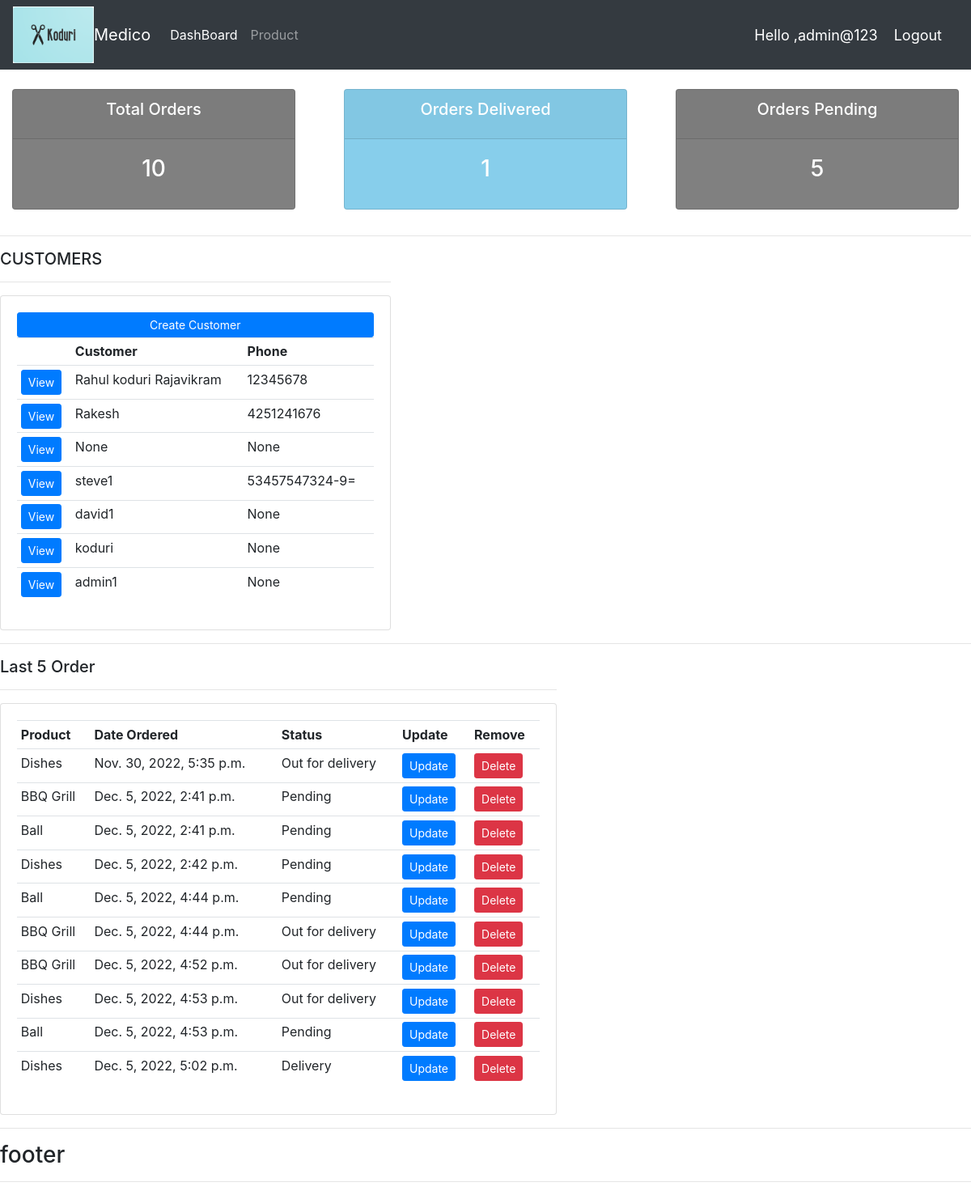
/ (signed in), run on the app's committed database.
### accounts/models.py (models this page shows, shortened)
class Customer(models.Model):
    user = models.OneToOneField(User, blank=True, null=True, on_delete=models.CASCADE)
    name = models.CharField(max_length=250, null=True)
    phone = models.CharField(max_length=250, null=True)
    email = models.CharField(max_length=250, null=True)
    profile_pic = models.ImageField(default="image_boy.png", null=True, blank=True)
    date_created = models.DateTimeField(auto_now_add=True, null=True)

class Order(models.Model):
    STATUS = (
        ('Pending', 'Pending'),
        ('Out for delivery', 'Out for delivery'),
        ('Delivery', 'Delivery'),
    )
    customer = models.ForeignKey(Customer, null=True, on_delete=models.SET_NULL)
    product = models.ForeignKey(Product, null=True, on_delete=models.SET_NULL)
    date_created = models.DateTimeField(auto_now_add=True, null=True)
    status = models.CharField(max_length=250, null=True, choices=STATUS)
    note = models.CharField(max_length=1000, null=True)

class Product(models.Model):
    Category = (
        ('Indoor', 'Indoor'),
        ('Out Door', 'Out Door'),
    )
    name = models.CharField(max_length=250, null=True)
    price = models.FloatField(null=True)
    category = models.CharField(max_length=250, null=True, choices=Category)
    description = models.CharField(max_length=250, null=True)
    date_created = models.DateTimeField(auto_now_add=True, null=True)
    tags = models.ManyToManyField(Tag)
    def __str__(self):
        return self.name

### accounts/decorators.py (the view)
    def wrapper_function(request, *args, **kwargs):
        group = None
        if request.user.groups.exists():
            group = request.user.groups.all()[0].name
        if group == 'customer':
            return redirect('user_page')
        if group == 'admin':
            return view_func(request,*args,**kwargs)

### accounts/views.py (called while the page is built)
@login_required(login_url='login')
@admin_only
def home(request):
    orders = Order.objects.all()
    customers = Customer.objects.all()
    total_customers = customers.count()
    total_orders = orders.count()
    total_delivered = orders.filter(status='Delivery').count()
    total_pending = orders.filter(status='Pending').count()
    context = {
        'orders': orders,
        'customers': customers,
        'total_customers': total_customers,
        'total_orders': total_orders,
        'total_delivered': total_delivered,
        'total_pending': total_pending,
    }
    return render(request, 'accounts/index.html', context)

### accounts/templates/accounts/index.html (shortened to what this page needs)
{% extends 'accounts/main.html' %}
{% block content %}
<div class="row">
    <div class="col-md-5">
        <h5>CUSTOMERS</h5>
        <hr>
        <div class="card card-body ">
            <a class="btn btn-primary btn-sm btn-block" href="">Create Customer
            </a>
            <table class="table table-sm">
                <tr>
                    <th></th>
                    <th>Customer</th>
                    <th>Phone</th>
                </tr>
                {% for customer in customers %}
                    <tr>
                        <td><a class="btn btn-sm btn-primary" href="{% url 'customer' customer.id %}">View</a></td>
                        <td>{{customer.name}}</td>
                        <td>{{customer.phone}}</td>
                    </tr>
                    {% endfor %}
            </table>
        </div>
    </div>
</div>
<hr>
<div class="row">
    <div class="col-md-7">
        <h5>Last 5 Order </h5>
        <hr>
        <div class="card card-body ">
            <table class="table table-sm">
                <tr>
                    <th>Product</th>
                    <th>Date Ordered</th>
                    <th>Status</th>
                    <th>Update</th>
                    <th>Remove</th>
                </tr>
                {% for order in orders %}
                    <tr>
                       <td>{{order.product}}</td>
                       <td>{{order.date_created}}</td>
                       <td>{{order.status}}</td>
                       <td><a class="btn btn-sm btn-primary " href="{% url 'update_order' order.id %}">Update</a></td>
                        <td><a class="btn btn-sm btn-danger " href="{% url 'delete_order' order.id %}">Delete</a></td>
                    </tr>
                    {% endfor %}
            </table>
        </div>
    </div>
</div>
{% endblock %}

### accounts/templates/accounts/navbar.html (shortened to what this page needs)
{% load static %}
<nav class="navbar navbar-expand-lg navbar-dark bg-dark">
  <img src="{% static '/images/koduri_cutting_.png' %}" alt="image" height="70"width="100">
  <a class="navbar-brand" href="#">Medico</a>
  <div class="collapse navbar-collapse" id="navbarNavAltMarkup">
    <div class="navbar-nav">
      {% if request.user.is_staff %}
      <a class="nav-item nav-link active" href="{% url 'home'%}">DashBoard</a>
      <a class="nav-item nav-link" href="{% url 'products'%}">Product</a>
      {% else %}
        <li class="nav-item nav-link active">
        <a href="{% url 'settings' %}">setting</a>
        </li>
      {% endif %}
    </div>
  </div>
  <span class="hello-msg">Hello ,{{request.user}}</span>
  <span><a class="hello-msg" href="{% url 'logout' %}">Logout</a></span>
</nav>

### accounts/templates/accounts/navbar.html (style rules this page uses)
.hello-msg { font-size:18px; color:#fff; margin-right:20px; }

### data on the page
Customer: name "Rahul koduri Rajavikram", phone "12345678"
Customer: name "Rakesh", phone "4251241676"
Customer: name "None", phone "None"
Customer: name "steve1", phone "53457547324-9="
Customer: name "david1", phone "None"
Customer: name "koduri", phone "None"
Customer: name "admin1", phone "None"
Order: product "Dishes", date_created "Nov. 30, 2022, 5:35 p.m.", status "Out for delivery"
Order: product "BBQ Grill", date_created "Dec. 5, 2022, 2:41 p.m.", status "Pending"
Order: product "Ball", date_created "Dec. 5, 2022, 2:41 p.m.", status "Pending"
Order: product "Dishes", date_created "Dec. 5, 2022, 2:42 p.m.", status "Pending"
Order: product "Ball", date_created "Dec. 5, 2022, 4:44 p.m.", status "Pending"
Order: product "BBQ Grill", date_created "Dec. 5, 2022, 4:44 p.m.", status "Out for delivery"
Order: product "BBQ Grill", date_created "Dec. 5, 2022, 4:52 p.m.", status "Out for delivery"
Order: product "Dishes", date_created "Dec. 5, 2022, 4:53 p.m.", status "Out for delivery"
Order: product "Ball", date_created "Dec. 5, 2022, 4:53 p.m.", status "Pending"
Order: product "Dishes", date_created "Dec. 5, 2022, 5:02 p.m.", status "Delivery"

### other printed values
{{ request.user }} "admin@123"
{{ total_orders }} "10"
{{ total_delivered }} "1"
{{ total_pending }} "5"
